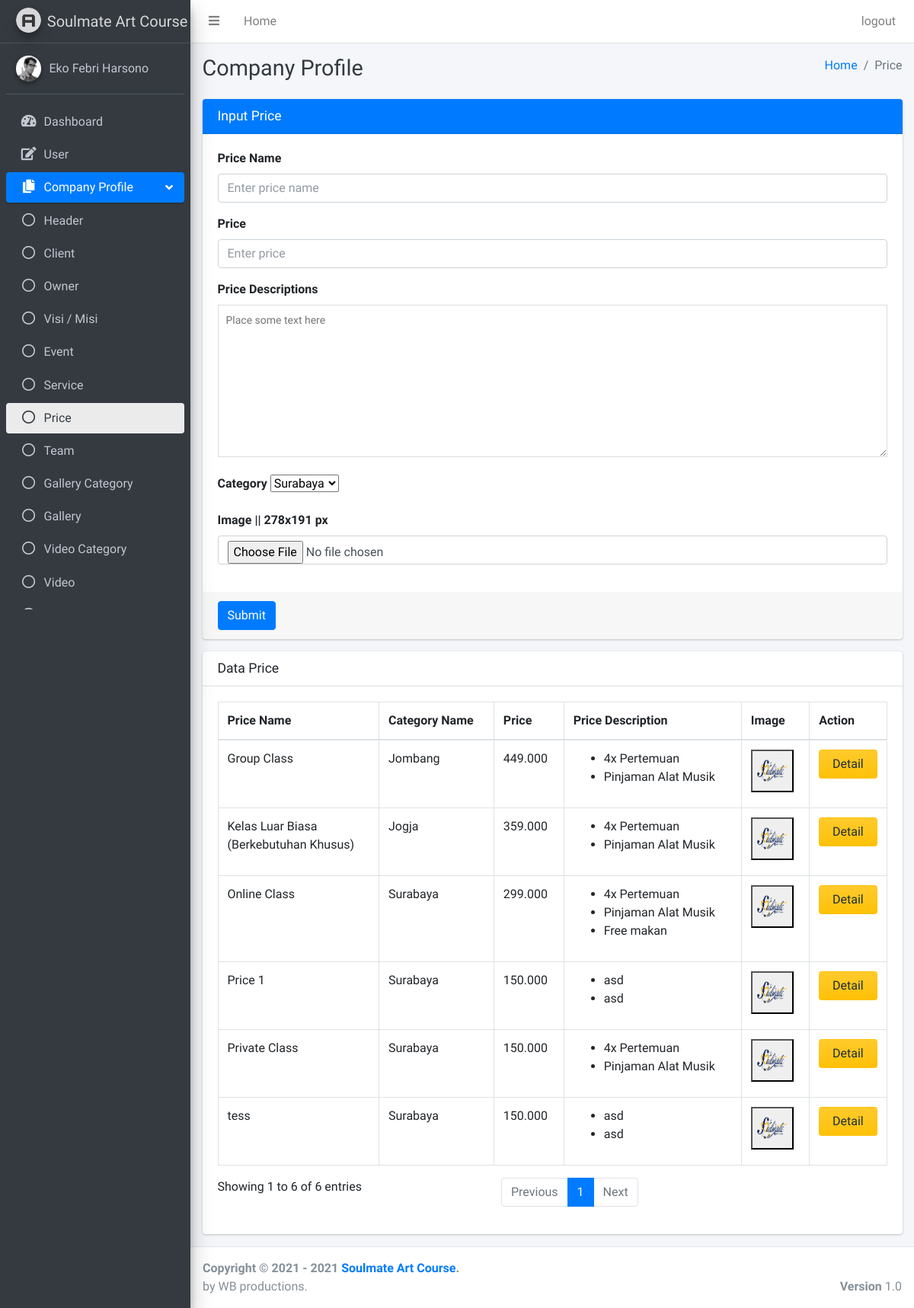
The page /pages/companyProfile/price.php (signed in) on the database its author committed.
### tables this page shows
CREATE TABLE `price` (
  `id_price` int(11) NOT NULL,
  `id_price_category` int(11) NOT NULL,
  `price_name` varchar(50) NOT NULL,
  `price` varchar(30) NOT NULL,
  `price_descriptions` text NOT NULL,
  `image` text NOT NULL
);

CREATE TABLE `price_category` (
  `id_price_category` int(11) NOT NULL,
  `category_name` varchar(50) NOT NULL
);

### pages/companyProfile/price.php (the view, shortened to what this page needs)
<?php
if ($_SESSION["id"] == null || $_SESSION["id"] == "") {
    header('Location: ../../login.php?status=4');
} else {
    $conn = OpenCon(); ?>
    <!DOCTYPE html>
    <html>
    <head>
        <link rel="stylesheet" href="../../plugins/fontawesome-free/css/all.min.css">
        <link rel="stylesheet" href="https://code.ionicframework.com/ionicons/2.0.1/css/ionicons.min.css">
        <link rel="stylesheet" href="../../plugins/sweetalert2-theme-bootstrap-4/bootstrap-4.min.css">
        <link rel="stylesheet" href="../../plugins/toastr/toastr.min.css">
        <link rel="stylesheet" href="../../dist/css/adminlte.min.css">
        <link rel="stylesheet" href="../../plugins/summernote/summernote-bs4.css">
    </head>
    <body class="hold-transition sidebar-mini layout-fixed">
        <div class="wrapper">
            <?php include '../dashboard/navbar.php'; ?>
            <?php include '../sidebar/sidebarPrice.php'; ?>
            <div class="content-wrapper">
                <div class="content-header">
                    <div class="container-fluid">
                        <div class="row mb-2">
                            <div class="col-sm-6">
                                <h1 class="m-0 text-dark">Company Profile</h1>
                            </div>
                            <div class="col-sm-6">
                                <ol class="breadcrumb float-sm-right">
                                    <li class="breadcrumb-item"><a href="#">Home</a></li>
                                    <li class="breadcrumb-item active">Price</li>
                                </ol>
                            </div>
                        </div>
                    </div>
                </div>
                <section class="content">
                    <div class="container-fluid">
                        <div class="row">
                            <div class="col-md-12">
                                <div class="card card-primary">
                                    <div class="card-header">
                                        <h3 class="card-title">Input Price</h3>
                                    </div>
                                    <form role="form" enctype="multipart/form-data" method="POST" action="../../php/companyProfile/priceActions.php">
                                        <div class="card-body">
                                            <div class="form-group">
                                                <label for="exampleInputEmail1">Price Name</label>
                                                <input type="text" class="form-control" name="price_name" placeholder="Enter price name" required>
                                            </div>
                                            <div class="form-group">
                                                <label for="exampleInputEmail1">Price</label>
                                                <input type="text" class="form-control" name="price" placeholder="Enter price" required>
                                            </div>
                                            <div class="mb-3">
                                                <label for="exampleInputEmail1">Price Descriptions</label>
                                                <textarea class="textarea" name="price_descriptions" placeholder="Place some text here" style="width: 100%; height: 200px; font-size: 14px; line-height: 18px; border: 1px solid #dddddd; padding: 10px;" required></textarea>
                                            </div>
                                            <div class="form-group">
                                                <label for="exampleInputEmail1">Category</label>
                                                <select name="id_price_category" required>
                                                    <?php
                                                    $sql = "SELECT * FROM `price_category`";
                                                    $res = mysqli_query($conn, $sql);
                                                    while ($row = mysqli_fetch_array($res)) {
                                                    ?>
                                                        <option value="<?php echo $row['id_price_category']; ?>">
                                                            <?php echo $row['category_name']; ?></option>
                                                    <?php } ?>
                                                </select>
                                            </div>
                                            <div class="form-group">
                                                <label for="exampleInputEmail1">Image || 278x191 px</label>
                                                <input type="file" class="form-control" name="image">
                                            </div>
                                        </div>
                                        <div class="card-footer">
                                            <button type="submit" class="btn btn-primary" name="submitInsertPrice">Submit</button>
                                        </div>
                                    </form>
                                </div>
                            </div>
                            <div class="col-md-12">
                                <div class="card">
                                    <div class="card-header">
                                        <h3 class="card-title">Data Price</h3>
                                    </div>
                                    <div class="card-body">
                                        <?php
                                        $sql = "SELECT price.id_price, price.price_name, price.price, price.price_descriptions, price.image, price_category.id_price_category, price_category.category_name FROM price JOIN price_category ON price.id_price_category = price_category.id_price_category";
                                        $res = mysqli_query($conn, $sql);
                                        ?>
                                        <table id="example2" class="table table-bordered table-hover">
                                            <thead>
                                                <tr>
                                                    <th>Price Name</th>
                                                    <th>Category Name</th>
                                                    <th>Price</th>
                                                    <th>Price Description</th>
                                                    <th>Image</th>
                                                    <th>Action</th>
                                                </tr>
                                            </thead>
                                            <tbody>
                                                <?php while ($row = mysqli_fetch_array($res)) { ?>
                                                    <tr>
                                                        <td><?php echo $row['price_name']; ?></td>
                                                        <td><?php echo $row['category_name']; ?></td>
                                                        <td><?php echo $row['price']; ?></td>
                                                        <td><?php echo $row['price_descriptions']; ?></td>
                                                        <td>
                                                            <button data-toggle="modal" data-target="#a<?php echo $row['id_price']; ?>">
                                                                <img style="width:40px;height:50px;" src="<?php echo $row['image']; ?>" alt="">
                                                            </button>
                                                        <td>
                                                            <button class="btn btn-block bg-gradient-warning" name="detail" data-toggle="modal" data-target="#b<?php echo $row['id_price']; ?>">Detail</button>
                                                        </td>
                                                    </tr>
                                                <?php } ?>
                                            </tbody>
                                        </table>
                                    </div>
                                </div>
                            </div>
                        </div>
                </section>
            </div>
            <?php include '../dashboard/footer.php'; ?>
        </div>
    </body>
    </html>
<?php } ?>

### rows shown on the page
price: price_name "Private Class", id_price_category.category_name "Surabaya", price "150.000", price_descriptions "4x Pertemuan Pinjaman Alat Musik", image (placeholder picture)
price: price_name "Group Class", id_price_category.category_name "Jombang", price "449.000", price_descriptions "4x Pertemuan Pinjaman Alat Musik", image (placeholder picture)
price: price_name "Kelas Luar Biasa (Berkebutuhan Khusus)", id_price_category.category_name "Jogja", price "359.000", price_descriptions "4x Pertemuan Pinjaman Alat Musik", image (placeholder picture)
price: price_name "Online Class", id_price_category.category_name "Surabaya", price "299.000", price_descriptions "4x Pertemuan Pinjaman Alat Musik Free makan", image (placeholder picture)
price: price_name "tess", id_price_category.category_name "Surabaya", price "150.000", price_descriptions "asd asd", image (placeholder picture)
price: price_name "Price 1", id_price_category.category_name "Surabaya", price "150.000", price_descriptions "asd asd", image (placeholder picture)

### other values the page prints
$_SESSION["user_name"] "Eko Febri Harsono"
form field id_price_category "Surabaya"
